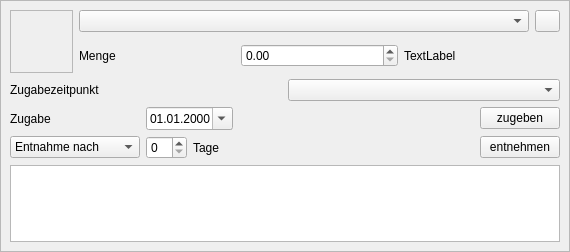
<?xml version="1.0" encoding="UTF-8"?>
<ui version="4.0">
 <class>ErweiterteZutat</class>
 <widget class="QWidget" name="ErweiterteZutat">
  <property name="geometry">
   <rect>
    <x>0</x>
    <y>0</y>
    <width>570</width>
    <height>252</height>
   </rect>
  </property>
  <property name="windowTitle">
   <string>Form</string>
  </property>
  <layout class="QVBoxLayout" name="verticalLayout">
   <property name="leftMargin">
    <number>0</number>
   </property>
   <property name="topMargin">
    <number>0</number>
   </property>
   <property name="rightMargin">
    <number>0</number>
   </property>
   <property name="bottomMargin">
    <number>0</number>
   </property>
   <item>
    <widget class="QFrame" name="frame">
     <property name="frameShape">
      <enum>QFrame::StyledPanel</enum>
     </property>
     <property name="frameShadow">
      <enum>QFrame::Raised</enum>
     </property>
     <layout class="QVBoxLayout" name="verticalLayout_3">
      <item>
       <layout class="QHBoxLayout" name="horizontalLayout_2">
        <item>
         <widget class="QLabel" name="label_Icon">
          <property name="sizePolicy">
           <sizepolicy hsizetype="Fixed" vsizetype="Fixed">
            <horstretch>0</horstretch>
            <verstretch>0</verstretch>
           </sizepolicy>
          </property>
          <property name="minimumSize">
           <size>
            <width>63</width>
            <height>63</height>
           </size>
          </property>
          <property name="maximumSize">
           <size>
            <width>63</width>
            <height>63</height>
           </size>
          </property>
          <property name="frameShape">
           <enum>QFrame::StyledPanel</enum>
          </property>
          <property name="frameShadow">
           <enum>QFrame::Raised</enum>
          </property>
          <property name="text">
           <string/>
          </property>
         </widget>
        </item>
        <item>
         <layout class="QVBoxLayout" name="verticalLayout_2">
          <item>
           <layout class="QHBoxLayout" name="horizontalLayout">
            <item>
             <widget class="MyComboBox" name="comboBox_Zutat">
              <property name="focusPolicy">
               <enum>Qt::StrongFocus</enum>
              </property>
              <property name="maxVisibleItems">
               <number>20</number>
              </property>
             </widget>
            </item>
            <item>
             <widget class="QPushButton" name="pushButton_del">
              <property name="sizePolicy">
               <sizepolicy hsizetype="Fixed" vsizetype="Fixed">
                <horstretch>0</horstretch>
                <verstretch>0</verstretch>
               </sizepolicy>
              </property>
              <property name="maximumSize">
               <size>
                <width>25</width>
                <height>16777215</height>
               </size>
              </property>
              <property name="toolTip">
               <string>Entfernt diese Zutat</string>
              </property>
              <property name="text">
               <string/>
              </property>
              <property name="icon">
               <iconset resource="../res/grafiken.qrc">
                <normaloff>:/ewz/close_button.svg</normaloff>:/ewz/close_button.svg</iconset>
              </property>
              <property name="iconSize">
               <size>
                <width>25</width>
                <height>16</height>
               </size>
              </property>
             </widget>
            </item>
           </layout>
          </item>
          <item>
           <widget class="QWidget" name="widget_Menge" native="true">
            <layout class="QHBoxLayout" name="horizontalLayout_3">
             <property name="leftMargin">
              <number>0</number>
             </property>
             <property name="topMargin">
              <number>0</number>
             </property>
             <property name="rightMargin">
              <number>0</number>
             </property>
             <property name="bottomMargin">
              <number>0</number>
             </property>
             <item>
              <widget class="QLabel" name="label">
               <property name="text">
                <string>Menge</string>
               </property>
              </widget>
             </item>
             <item>
              <widget class="MyDoubleSpinBox" name="dsb_Menge">
               <property name="focusPolicy">
                <enum>Qt::StrongFocus</enum>
               </property>
               <property name="maximum">
                <double>10000.000000000000000</double>
               </property>
               <property name="singleStep">
                <double>0.100000000000000</double>
               </property>
              </widget>
             </item>
             <item>
              <widget class="QLabel" name="label_Mengeneinheit">
               <property name="text">
                <string>TextLabel</string>
               </property>
              </widget>
             </item>
            </layout>
           </widget>
          </item>
         </layout>
        </item>
       </layout>
      </item>
      <item>
       <widget class="QWidget" name="widget_Zugabezeitpunkt" native="true">
        <layout class="QHBoxLayout" name="horizontalLayout_4">
         <property name="leftMargin">
          <number>0</number>
         </property>
         <property name="topMargin">
          <number>0</number>
         </property>
         <property name="rightMargin">
          <number>0</number>
         </property>
         <property name="bottomMargin">
          <number>0</number>
         </property>
         <item>
          <widget class="QLabel" name="label_2">
           <property name="text">
            <string>Zugabezeitpunkt</string>
           </property>
          </widget>
         </item>
         <item>
          <widget class="MyComboBox" name="comboBox_Zugabezeitpunkt">
           <property name="focusPolicy">
            <enum>Qt::StrongFocus</enum>
           </property>
          </widget>
         </item>
        </layout>
       </widget>
      </item>
      <item>
       <layout class="QHBoxLayout" name="horizontalLayout_5">
        <property name="topMargin">
         <number>0</number>
        </property>
        <item>
         <widget class="QLabel" name="label_von">
          <property name="minimumSize">
           <size>
            <width>130</width>
            <height>0</height>
           </size>
          </property>
          <property name="maximumSize">
           <size>
            <width>130</width>
            <height>16777215</height>
           </size>
          </property>
          <property name="text">
           <string>Zugabe</string>
          </property>
         </widget>
        </item>
        <item>
         <widget class="QDateEdit" name="dateEdit_zugabezeitpunkt_von">
          <property name="toolTip">
           <string>Datum Zugabezeitpunkt</string>
          </property>
          <property name="statusTip">
           <string/>
          </property>
          <property name="displayFormat">
           <string>dd.MM.yyyy</string>
          </property>
          <property name="calendarPopup">
           <bool>true</bool>
          </property>
         </widget>
        </item>
        <item>
         <spacer name="horizontalSpacer">
          <property name="orientation">
           <enum>Qt::Horizontal</enum>
          </property>
          <property name="sizeHint" stdset="0">
           <size>
            <width>40</width>
            <height>0</height>
           </size>
          </property>
         </spacer>
        </item>
        <item>
         <widget class="QPushButton" name="buttonZugeben">
          <property name="toolTip">
           <string>Zutat als hinzugegeben Markieren</string>
          </property>
          <property name="statusTip">
           <string/>
          </property>
          <property name="text">
           <string>zugeben</string>
          </property>
         </widget>
        </item>
       </layout>
      </item>
      <item>
       <layout class="QHBoxLayout" name="horizontalLayout_6">
        <item>
         <widget class="QComboBox" name="comboBox_entnahme">
          <property name="minimumSize">
           <size>
            <width>130</width>
            <height>0</height>
           </size>
          </property>
          <property name="maximumSize">
           <size>
            <width>130</width>
            <height>16777215</height>
           </size>
          </property>
          <property name="toolTip">
           <string>Festlegen ob Zutat wieder entnommen werden soll</string>
          </property>
          <property name="statusTip">
           <string/>
          </property>
          <item>
           <property name="text">
            <string>Entnahme nach</string>
           </property>
          </item>
          <item>
           <property name="text">
            <string>keine Entnahme</string>
           </property>
          </item>
         </widget>
        </item>
        <item>
         <widget class="QSpinBox" name="spinBox_EWZ_DauerTage"/>
        </item>
        <item>
         <widget class="QLabel" name="label_3">
          <property name="text">
           <string>Tage</string>
          </property>
         </widget>
        </item>
        <item>
         <spacer name="horizontalSpacer_2">
          <property name="orientation">
           <enum>Qt::Horizontal</enum>
          </property>
          <property name="sizeHint" stdset="0">
           <size>
            <width>40</width>
            <height>0</height>
           </size>
          </property>
         </spacer>
        </item>
        <item>
         <widget class="QPushButton" name="buttonEntnehmen">
          <property name="toolTip">
           <string>Zutat als Entnommen Markieren</string>
          </property>
          <property name="statusTip">
           <string/>
          </property>
          <property name="text">
           <string>entnehmen</string>
          </property>
         </widget>
        </item>
       </layout>
      </item>
      <item>
       <widget class="QTextEdit" name="textEdit_Komentar">
        <property name="minimumSize">
         <size>
          <width>0</width>
          <height>30</height>
         </size>
        </property>
        <property name="frameShadow">
         <enum>QFrame::Sunken</enum>
        </property>
       </widget>
      </item>
     </layout>
    </widget>
   </item>
  </layout>
 </widget>
 <customwidgets>
  <customwidget>
   <class>MyComboBox</class>
   <extends>QComboBox</extends>
   <header>./src/mycombobox.h</header>
  </customwidget>
  <customwidget>
   <class>MyDoubleSpinBox</class>
   <extends>QDoubleSpinBox</extends>
   <header>./src/mydoublespinbox.h</header>
  </customwidget>
 </customwidgets>
 <resources>
  <include location="../res/grafiken.qrc"/>
 </resources>
 <connections/>
</ui>
